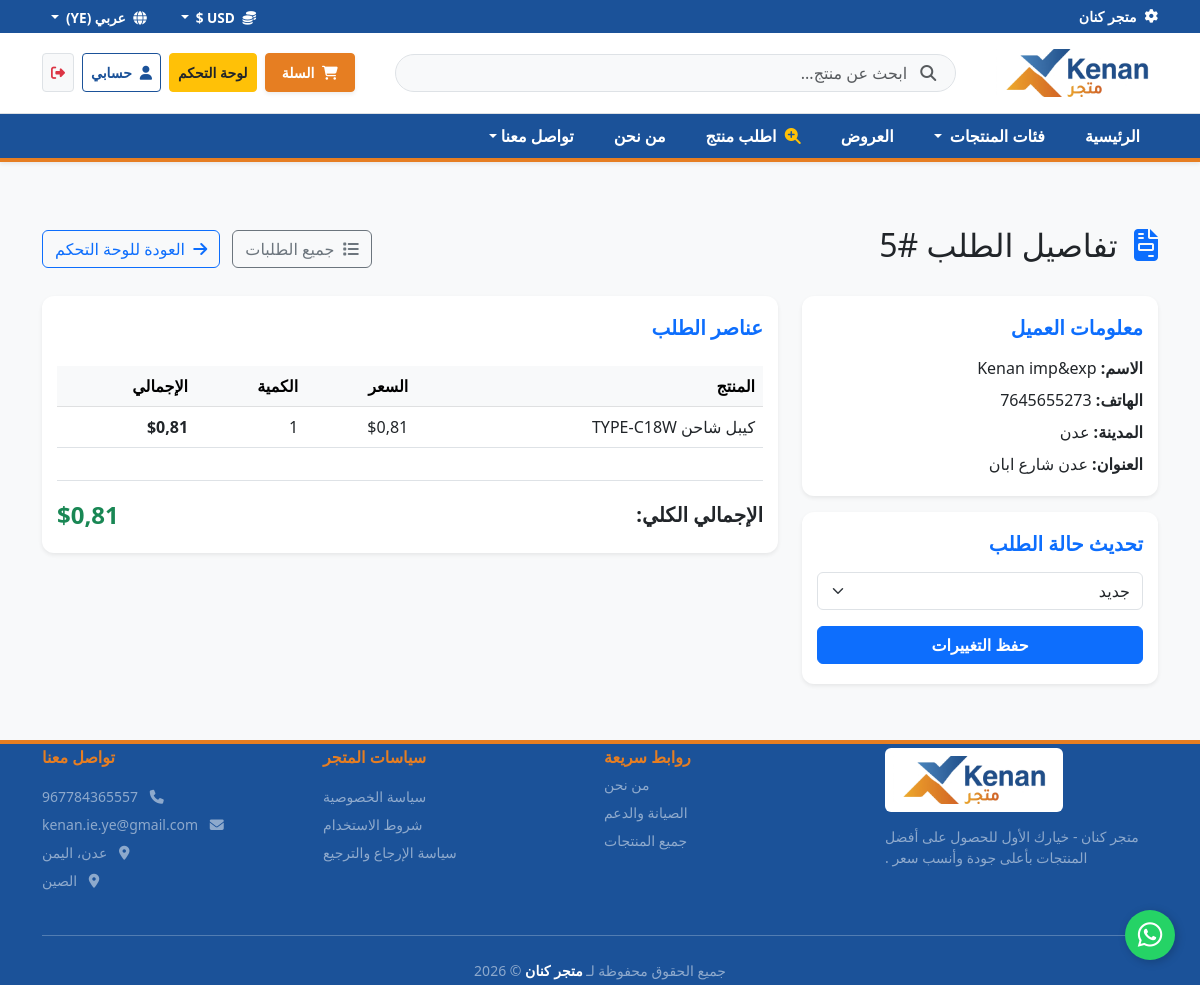
/merchant/orders/5/ (signed in), run on the app's committed database.
### shop/models/order.py (models this page shows, shortened)
class Order(django.db.models.Model):
    STATUS_CHOICES = (
        ('new', 'جديد'),
        ('shipping', 'جاري الشحن'),
        ('delivered', 'تم التوصيل'),
        ('canceled', 'ملغى'),
    )
    user = django.db.models.ForeignKey(
        settings.AUTH_USER_MODEL,
        on_delete=django.db.models.SET_NULL,
        null=True,
        blank=True,
        verbose_name="المستخدم"
    )
    customer = django.db.models.ForeignKey(
        Customer,
        on_delete=django.db.models.SET_NULL,
        null=True,
        blank=True,
        verbose_name="العميل"
    )
    full_name = django.db.models.CharField(max_length=100, verbose_name="اسم العميل")
    city = django.db.models.CharField(max_length=50, verbose_name="المدينة")
    address = django.db.models.TextField(verbose_name="العنوان")
    phone = django.db.models.CharField(max_length=20, verbose_name="رقم الهاتف")
    total_price = django.db.models.DecimalField(max_digits=10, decimal_places=2, verbose_name="السعر الكلي")
    status = django.db.models.CharField(
        max_length=20,
        choices=STATUS_CHOICES,
        default='new',
        verbose_name="حالة الطلب"
    )
    created_at = django.db.models.DateTimeField(auto_now_add=True, verbose_name="وقت وتاريخ الطلب")
    class Meta:
        verbose_name = "طلب"
        verbose_name_plural = "الطلبات"
        ordering = ['-created_at']

### shop/models/order_item.py (models this page shows, shortened)
class OrderItem(django.db.models.Model):
    order = django.db.models.ForeignKey(
        Order,
        related_name='items',
        on_delete=django.db.models.CASCADE,
        verbose_name="الطلب"
    )
    product = django.db.models.ForeignKey(Product, on_delete=django.db.models.CASCADE, verbose_name="المنتج")
    price = django.db.models.DecimalField(max_digits=10, decimal_places=2, verbose_name="السعر")
    quantity = django.db.models.PositiveIntegerField(default=1, verbose_name="الكمية")
    class Meta:
        verbose_name = "عنصر الطلب"
        verbose_name_plural = "عناصر الطلبات"
    def get_total_price(self):
        return self.price * self.quantity

### shop/models/product.py (models this page shows, shortened)
class Product(django.db.models.Model):
    name = django.db.models.CharField(max_length=200, verbose_name="اسم المنتج")
    model = django.db.models.CharField(max_length=100, blank=True, null=True, verbose_name="الموديل")
    category = django.db.models.ForeignKey(
        Category,
        on_delete=django.db.models.CASCADE,
        related_name='products',
        verbose_name="التصنيف"
    )
    description = django.db.models.TextField(blank=True, verbose_name="الوصف")
    specifications = django.db.models.TextField(blank=True, null=True, verbose_name="المواصفات الفنية")
    price = django.db.models.DecimalField(max_digits=10, decimal_places=2, verbose_name="السعر")
    image = django.db.models.ImageField(upload_to='products/', blank=True, null=True, verbose_name="الصورة الرئيسية")
    video = django.db.models.FileField(upload_to='products/videos/', blank=True, null=True, verbose_name="فيديو المنتج", help_text="يمكنك رفع فيديو للمنتج (MP4)")
    is_available = django.db.models.BooleanField(default=True, verbose_name="متاح للبيع")
    stock = django.db.models.IntegerField(default=0, verbose_name="المخزون")
    colors = django.db.models.CharField(max_length=200, blank=True, null=True, verbose_name="الألوان المتاحة")
    rating = django.db.models.FloatField(default=5.0, verbose_name="تقييم المنتج")
    reviews_count = django.db.models.IntegerField(default=0, verbose_name="عدد التقييمات")
    created_at = django.db.models.DateTimeField(auto_now_add=True, verbose_name="تاريخ الإضافة")
    length_cm = django.db.models.DecimalField(
        max_digits=6, decimal_places=1, default=0, blank=True,
        verbose_name="الطول (سم)"
    )
    width_cm = django.db.models.DecimalField(
        max_digits=6, decimal_places=1, default=0, blank=True,
        verbose_name="العرض (سم)"
    )
    height_cm = django.db.models.DecimalField(
        max_digits=6, decimal_places=1, default=0, blank=True,
        verbose_name="الارتفاع (سم)"
    )
    weight_kg = django.db.models.DecimalField(
        max_digits=6, decimal_places=3, default=0, blank=True,
        verbose_name="الوزن الفعلي (كغم)",
        help_text="اختياري - لوزن الأشياء الخفيفة استخدم كسورًا عشرية، مثال: 0.050 = 50 غرام"
    )
    units_per_carton = django.db.models.PositiveIntegerField(
        default=1, blank=True,
        verbose_name="عدد القطع في الكرتون الواحد"
    )
    carton_length_cm = django.db.models.DecimalField(
        max_digits=6, decimal_places=1, default=0, blank=True,
        verbose_name="طول الكرتون (سم)"
    )
    carton_width_cm = django.db.models.DecimalField(
        max_digits=6, decimal_places=1, default=0, blank=True,
        verbose_name="عرض الكرتون (سم)"
    )
    carton_height_cm = django.db.models.DecimalField(
        max_digits=6, decimal_places=1, default=0, blank=True,
        verbose_name="ارتفاع الكرتون (سم)"
    )
    carton_weight_kg = django.db.models.DecimalField(
        max_digits=6, decimal_places=2, default=0, blank=True,
        verbose_name="وزن الكرتون الفعلي (كغم)",
        help_text="اختياري - الوزن الكلي للكرتون بكل قطعه"
    )
    class Meta:
        verbose_name = "منتج"
        verbose_name_plural = "المنتجات"
        ordering = ['-created_at']

### shop/views/merchant/order_detail.py (the view, shortened to what this page needs)
@staff_required
def order_detail(request, pk):
    order = get_object_or_404(Order.objects.prefetch_related('items__product'), pk=pk)
    return render(request, 'shop/orders/order_detail.html', {'order': order})

### shop/context_processors.py (called while the page is built)
def nav_categories(request):
    return {'nav_categories': Category.objects.filter(parent=None).prefetch_related('children')}

def cart_summary(request):
    cart_id = request.session.get('cart_id')
    cart = Cart.objects.filter(id=cart_id).first() if cart_id else None
    return {'cart_count': cart.get_total_items() if cart else 0}

### shop/views/merchant/staff_required.py (called while the page is built)
def staff_required(view_func):
    def check_user(user):
        return user.is_authenticated and user.is_staff
    decorated_view = user_passes_test(
        check_user,
        login_url='login',
        redirect_field_name=None
    )(view_func)
    return decorated_view

### shop/templates/shop/orders/order_detail.html (shortened to what this page needs)
{% extends 'shop/base.html' %}
{% block content %}
<div class="container py-4">
    <div class="d-flex justify-content-between align-items-center mb-4">
        <h2><i class="fa-solid fa-file-invoice text-primary me-2"></i> تفاصيل الطلب #{{ order.id }}</h2>
        <div>
            <a href="{% url 'order_list' %}" class="btn btn-outline-secondary me-2">
                <i class="fa-solid fa-list me-1"></i> جميع الطلبات
            </a>
            <a href="{% url 'merchant_dashboard' %}" class="btn btn-outline-primary">
                <i class="fa-solid fa-arrow-right me-1"></i> العودة للوحة التحكم
            </a>
        </div>
    </div>
    <div class="row g-4">
        <div class="col-md-4">
            <div class="card border-0 shadow-sm p-3 mb-3">
                <h5 class="fw-bold text-primary mb-3">معلومات العميل</h5>
                <p class="mb-2"><strong>الاسم:</strong> {{ order.full_name }}</p>
                <p class="mb-2"><strong>الهاتف:</strong> {{ order.phone }}</p>
                <p class="mb-2"><strong>المدينة:</strong> {{ order.city }}</p>
                <p class="mb-0"><strong>العنوان:</strong> {{ order.address }}</p>
            </div>
            <div class="card border-0 shadow-sm p-3">
                <h5 class="fw-bold text-primary mb-3">تحديث حالة الطلب</h5>
                <form method="POST">
                    <div class="mb-3">
                        <select name="status" class="form-select">
                            <option value="new">جديد</option>
                        </select>
                    </div>
                    <button type="submit" class="btn btn-primary w-100 fw-bold">حفظ التغييرات</button>
                </form>
            </div>
        </div>
        <div class="col-md-8">
            <div class="card border-0 shadow-sm p-3">
                <h5 class="fw-bold text-primary mb-3">عناصر الطلب</h5>
                <div class="table-responsive">
                    <table class="table align-middle">
                        <thead class="table-light">
                            <tr>
                                <th>المنتج</th>
                                <th>السعر</th>
                                <th>الكمية</th>
                                <th>الإجمالي</th>
                            </tr>
                        </thead>
                        <tbody>
                            {% for item in order.items.all %}
                            <tr>
                                <td>{{ item.product.name }}</td>
                                <td>${{ item.price }}</td>
                                <td>{{ item.quantity }}</td>
                                <td class="fw-bold">${{ item.get_total_price }}</td>
                            </tr>
                            {% endfor %}
                        </tbody>
                    </table>
                </div>
                <div class="d-flex justify-content-between align-items-center pt-3 border-top mt-3">
                    <span class="fs-5 fw-bold">الإجمالي الكلي:</span>
                    <span class="fs-4 fw-bold text-success">${{ order.total_price }}</span>
                </div>
            </div>
        </div>
    </div>
</div>
{% endblock %}

### shop/static/shop/css/custom.css (style rules this page uses)
.table-responsive, .merchant-products-table { margin-top: 10px !important; }

### shop/static/shop/css/style.css (style rules this page uses)
.feature-card, .card, .row .col-md-4 > div { padding: 20px 15px !important; min-height: auto !important; border-radius: 12px; box-shadow: 0 4px 15px rgba(0, 0, 0, 0.04); transition: transform 0.3s ease, box-shadow 0.3s ease; border: 1px solid rgba(0, 0, 0, 0.05); }

### shop/templates/shop/base.html (style rules this page uses)
html, body { width: 100%; min-height: 100vh; margin: 0; padding: 0; overflow-x: hidden; background-color: #f8f9fa; }

### data on the page
Order: id "5", full_name "Kenan imp&exp", phone "7645655273", city "عدن", address "عدن شارع ابان", total_price "0,81"
OrderItem: product.name "كيبل شاحن TYPE-C18W", price "0,81", quantity "1", get_total_price "0,81"
